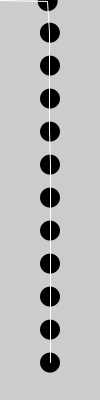
Frame 1 (no input)
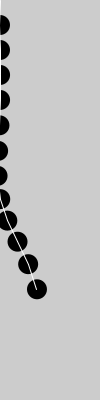
Frame 60 (the mouse pressed at the canvas centre just before this capture)
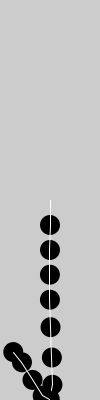
Frame 120 (the mouse held since frame 60 and released just before this capture)

The Processing sketch that drew these frames (run headless with seeded random() and noise(); from frame 60 on, the mouse is pressed at the canvas centre):

// Processing sketch: multiple_ball_spring
// ── multiple_ball_spring.pde
// Requires Spring2D Class

int numSprings = 12;
Spring2D[] s = new Spring2D[numSprings];
float mass = 3.0;
float gravity = 5.0;

void setup() { 
  size(100, 400); 
  fill(0);
  for (int i = 0; i < s.length; i++) {
    s[i] = new Spring2D(width/2, i*(height/numSprings), mass, gravity);
  }
}   

void draw() { 
  background(204);
  s[0].update(mouseX, mouseY);
  s[0].display(mouseX, mouseY);
  for (int i = 1; i < s.length; i++) {
    s[i].update(s[i-1].x, s[i-1].y);
    s[i].display(s[i-1].x, s[i-1].y);
  }
} 
// ── Spring2D.pde
class Spring2D { 
  float vx, vy;   // The x- and y-axis velocities
  float x, y;     // The x- and y-coordinates
  float mass; 
  float gravity;
  float radius = 10;
  float stiffness = 0.2;
  float damping = 0.7;
  
  Spring2D(float xpos, float ypos, float m, float g) { 
    x = xpos;
    y = ypos;
    mass = m;
    gravity = g;
  } 
  
  void update(float targetX, float targetY) { 
    float forceX = (targetX - x) * stiffness; 
    float ax = forceX / mass; 
    vx = damping * (vx + ax); 
    x += vx; 
    float forceY = (targetY - y) * stiffness;
    forceY += gravity; 
    float ay = forceY / mass;
    vy = damping * (vy + ay); 
    y += vy; 
  } 
  
  void display(float nx, float ny) {
    noStroke();
    ellipse(x, y, radius*2, radius*2);
    stroke(255);
    line(x, y, nx, ny);
  }
} 
